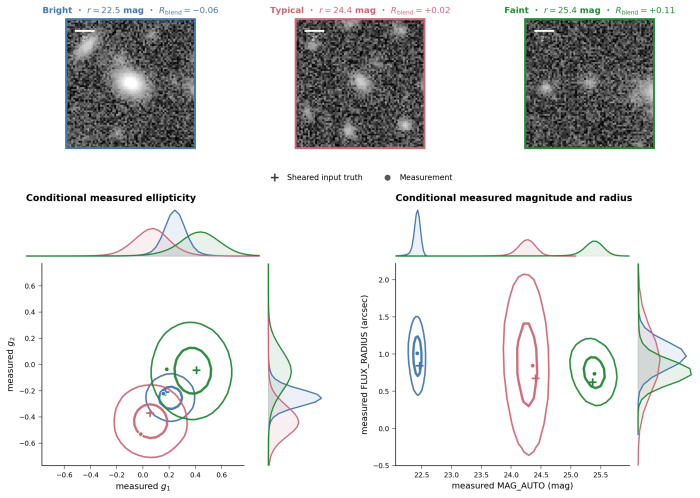
#> input picture assets/sbsi-measurement-flow.png, 1400 x 995 px (shown at 1/2 size)
$ python generate_banner_v2.py
#> lines starting #> are read from the running program, lines starting #| are printed output that depends on the picture
"""Build a transparent, reproducible banner for the GitHub profile.

The galaxy stamps come from the SBSI measurement-flow figure. Probability
contours and the projected large-scale-structure field are generated here.
"""

from pathlib import Path

import matplotlib as mpl
import matplotlib.pyplot as plt
import numpy as np
from matplotlib.colors import LinearSegmentedColormap
from matplotlib.patches import Ellipse, FancyArrowPatch
from PIL import Image
from scipy.ndimage import gaussian_filter


ROOT = Path(__file__).resolve().parents[1]
SOURCE = ROOT / "assets" / "sbsi-measurement-flow.png"
OUTPUT = ROOT / "assets" / "scientific-ml-banner.png"

BLUE = "#4477AA"
PINK = "#CC6677"
GREEN = "#228833"
AMBER = "#EEA83B"
TEAL = "#2A788E"


def crop_stamps(source: Path) -> list[np.ndarray]:
    """Crop the three simulated galaxy stamps from the SBSI overview figure."""
    image = Image.open(source).convert("RGBA")
    sx = image.width / 2504.0
    sy = image.height / 1779.0
    boxes = [
        (246, 66, 686, 506),
        (1060, 66, 1500, 506),
        (1882, 66, 2322, 506),
    ]
    stamps = []
    for left, top, right, bottom in boxes:
        box = tuple(
            int(round(value * scale))
            for value, scale in zip((left, top, right, bottom), (sx, sy, sx, sy))
        )
        stamps.append(np.asarray(image.crop(box)))
    return stamps


def gaussian_2d(x: np.ndarray, y: np.ndarray, mean, covariance) -> np.ndarray:
    pos = np.stack([x - mean[0], y - mean[1]], axis=-1)
    inverse = np.linalg.inv(np.asarray(covariance))
    exponent = np.einsum("...i,ij,...j->...", pos, inverse, pos)
    return np.exp(-0.5 * exponent)


def simulate_lss(seed: int = 19, grid_size: int = 520) -> np.ndarray:
    """Create a seeded 2D Zel'dovich-style particle-density projection."""
    rng = np.random.default_rng(seed)
    n_modes = 256
    white = rng.normal(size=(n_modes, n_modes))
    white_k = np.fft.fft2(white)

    frequency = np.fft.fftfreq(n_modes)
    kx, ky = np.meshgrid(frequency, frequency, indexing="xy")
    k2 = kx**2 + ky**2
    k = np.sqrt(k2)

    power = (k + 0.012) ** -1.8 * np.exp(-((k / 0.20) ** 4))
    power[0, 0] = 0.0
    delta_k = white_k * np.sqrt(power)
    potential_k = -delta_k / np.where(k2 == 0, 1.0, k2)
    displacement_x = np.fft.ifft2(1j * kx * potential_k).real
    displacement_y = np.fft.ifft2(1j * ky * potential_k).real

    displacement_x /= np.std(displacement_x)
    displacement_y /= np.std(displacement_y)
    q = (np.arange(n_modes) + 0.5) / n_modes
    qx, qy = np.meshgrid(q, q, indexing="xy")
    amplitude = 0.055
    x = (qx + amplitude * displacement_x) % 1.0
    y = (qy + amplitude * displacement_y) % 1.0

    density, _, _ = np.histogram2d(
        y.ravel(), x.ravel(), bins=grid_size, range=((0, 1), (0, 1))
    )
    density = gaussian_filter(density, sigma=2.2)
    density = np.log1p(8.0 * density)
    low, high = np.percentile(density, [35, 99.7])
    return np.clip((density - low) / (high - low), 0.0, 1.0)


def add_connector(fig, start, end, color, bend=0.0, width=1.4, alpha=0.65):
    connector = FancyArrowPatch(
        start,
        end,
        transform=fig.transFigure,
        connectionstyle=f"arc3,rad={bend}",
        arrowstyle="-",
        linewidth=width,
        color=color,
        alpha=alpha,
        zorder=2,
    )
    fig.add_artist(connector)


def main() -> None:
    mpl.rcParams.update({"figure.dpi": 120, "savefig.dpi": 180})
    fig = plt.figure(figsize=(18, 6), facecolor="none")

    stamps = crop_stamps(SOURCE)
#> in crop_stamps, image is the input picture: PIL image 1400x995 RGBA; mean R, G, B, A 223.7, 224.1, 223.8, 255
#> after the loop in crop_stamps, `for left, top, right, bottom in boxes:`: stamps = 3 items
#> stamps = 3 items
    stamp_colors = [BLUE, PINK, GREEN]
    stamp_positions = [
        (0.018, 0.35, 0.148, 0.44),
        (0.116, 0.21, 0.148, 0.44),
        (0.214, 0.35, 0.148, 0.44),
    ]
    for stamp, color, position in zip(stamps, stamp_colors, stamp_positions):
        ax = fig.add_axes(position, zorder=5)
        ax.imshow(stamp, interpolation="nearest")
        ax.set_xticks([])
        ax.set_yticks([])
        for spine in ax.spines.values():
            spine.set_color(color)
            spine.set_linewidth(2.2)
#> this loop made 3 passes
#> (color, position) on passes 1 to 3: ('#4477AA', (0.018, 0.35, 0.148, 0.44)), ('#CC6677', (0.116, 0.21, 0.148, 0.44)), ('#228833', (0.214, 0.35, 0.148, 0.44))

    contour_ax = fig.add_axes((0.405, 0.14, 0.205, 0.72), zorder=4)
    contour_ax.set_xlim(-1.05, 1.05)
    contour_ax.set_ylim(-0.92, 0.92)
    contour_ax.set_aspect("equal")
    contour_ax.axis("off")

    x = np.linspace(-1.05, 1.05, 500)
#> x = 500 values from -1.05 to 1.05
    y = np.linspace(-0.92, 0.92, 430)
#> y = 430 values from -0.92 to 0.92
    xx, yy = np.meshgrid(x, y)
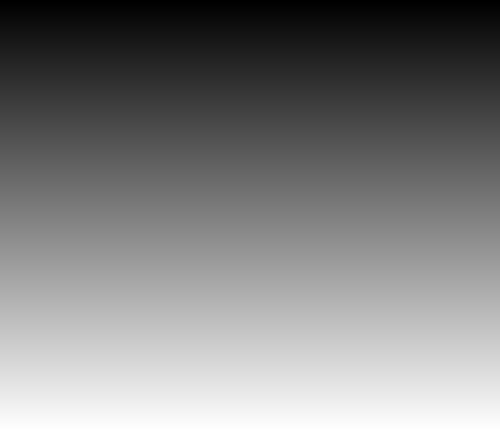
#> yy: shape (430, 500) float64; min -0.92, max 0.92, mean -2.12e-17; drawn with min black and max white
    contour_specs = [
        ((-0.23, 0.32), [[0.060, 0.014], [0.014, 0.030]], BLUE),
        ((0.04, -0.17), [[0.078, -0.026], [-0.026, 0.045]], PINK),
        ((0.30, 0.12), [[0.105, 0.016], [0.016, 0.070]], GREEN),
    ]
    for index, (mean, covariance, color) in enumerate(contour_specs):
        density = gaussian_2d(xx, yy, mean, covariance)
        contour_ax.contourf(
            xx,
            yy,
            density,
            levels=[0.14, 0.35, 0.62, 1.01],
            colors=[mpl.colors.to_rgba(color, 0.04),
                    mpl.colors.to_rgba(color, 0.08),
                    mpl.colors.to_rgba(color, 0.14)],
            antialiased=True,
        )
        contour_ax.contour(
            xx,
            yy,
            density,
            levels=[0.14, 0.35, 0.62],
            colors=[color],
            linewidths=[1.1, 1.8, 2.8],
            alpha=0.95,
        )
        contour_ax.scatter(
            mean[0] - 0.035,
            mean[1] + 0.025,
            s=42,
            color=color,
            edgecolor="white",
            linewidth=0.7,
            zorder=8,
        )
        contour_ax.scatter(
            mean[0] + 0.055,
            mean[1] - 0.035,
            s=95,
            marker="+",
            color=color,
            linewidth=2.2,
            zorder=8,
        )
#> this loop made 3 passes
#> inverse in gaussian_2d on passes 1 to 3: [[18.7, -8.73], [-8.73, 37.41]], [[15.88, 9.17], [9.17, 27.52]], [[9.87, -2.26], [-2.26, 14.8]]
#> pass 1, in main, `density = gaussian_2d(xx, yy, mean, covariance)`:
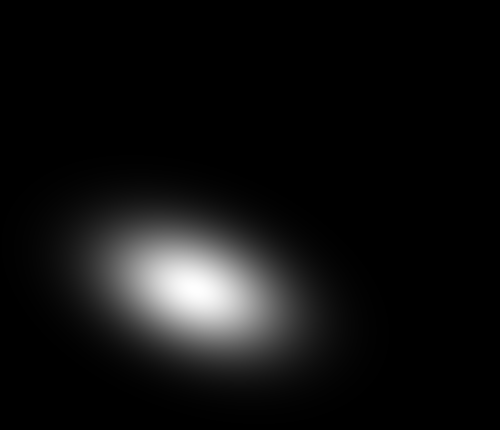
#> density: shape (430, 500) float64; min 6.92e-26, max 1, mean 0.0648

    lss_ax = fig.add_axes((0.715, 0.075, 0.265, 0.85), zorder=3)
    lss_ax.axis("off")
    density = simulate_lss()
#> in simulate_lss, `white = rng.normal(size=(n_modes, n_modes))`:
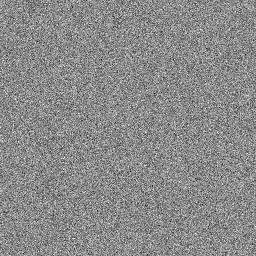
#> white: shape (256, 256) float64; min -4.74, max 3.97, mean -0.00133; drawn with min black and max white
#> in simulate_lss, `frequency = np.fft.fftfreq(n_modes)`: frequency = 256 values, max 0.496 at index 127, min -0.5 at index 128, mean -0.00195
#> in simulate_lss, `power[0, 0] = 0.0`: power: shape (256, 256) float64; min 0, max 1726.5, mean 6.6
#> in simulate_lss, `displacement_y = np.fft.ifft2(1j * ky * potential_k).real`:
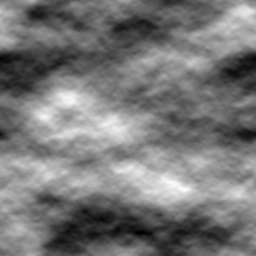
#> displacement_y: shape (256, 256) float64; min -217.6, max 246, mean 0; drawn with min black and max white
#> in simulate_lss, `q = (np.arange(n_modes) + 0.5) / n_modes`: q = 256 values from 0.00195 to 0.998
#> in simulate_lss, `y = (qy + amplitude * displacement_y) % 1.0`:
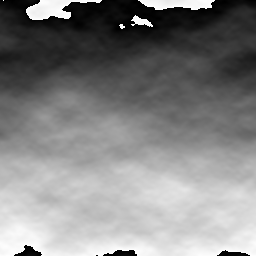
#> y: shape (256, 256) float64; min 2.17e-05, max 1, mean 0.516
#> in simulate_lss, `density = np.log1p(8.0 * density)`:
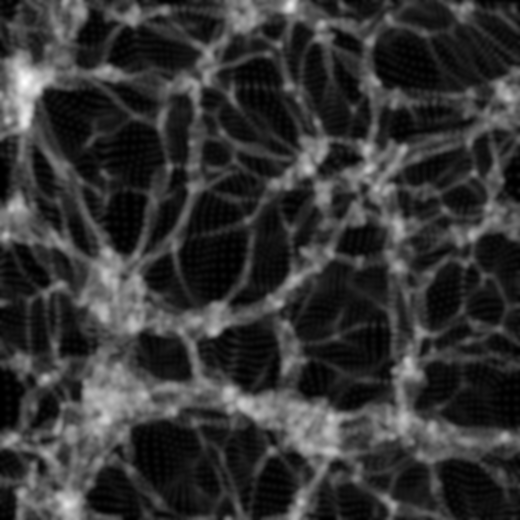
#> density: shape (520, 520) float64; min 5.89e-06, max 3.92, mean 0.817; drawn with min black and max white
#> in simulate_lss, `low, high = np.percentile(density, [35, 99.7])`: low = 0.388; high = 3.03
    palette = LinearSegmentedColormap.from_list(
        "lss",
        ["#2A788E", "#55A7A1", "#E4B85A", "#E07B39", "#8A2030"],
    )
    alpha = np.clip((density - 0.08) / 0.78, 0.0, 0.92)
    image = lss_ax.imshow(
        density,
        origin="lower",
        cmap=palette,
        interpolation="bilinear",
        alpha=alpha,
        extent=(0, 1, 0, 1),
    )
    clip = Ellipse((0.50, 0.50), 0.98, 0.88, transform=lss_ax.transData)
    image.set_clip_path(clip)
    lss_contours = lss_ax.contour(
        density,
        levels=[0.28, 0.48, 0.68, 0.84],
        colors=[TEAL, TEAL, AMBER, "#8A2030"],
        linewidths=[0.45, 0.75, 1.0, 1.25],
        alpha=0.58,
        origin="lower",
        extent=(0, 1, 0, 1),
    )
    for collection in lss_contours.collections:
        collection.set_clip_path(clip)
#> this loop made 4 passes
    lss_ax.set_xlim(0, 1)
    lss_ax.set_ylim(0, 1)

    starts = [(0.16, 0.61), (0.26, 0.43), (0.36, 0.61)]
    ends = [(0.44, 0.65), (0.48, 0.40), (0.55, 0.56)]
    for start, end, color, bend in zip(starts, ends, stamp_colors, [-0.08, 0.02, 0.08]):
        add_connector(fig, start, end, color, bend=bend)

    for y0, color, bend in [(0.65, BLUE, -0.09), (0.50, PINK, 0.0), (0.35, GREEN, 0.09)]:
        add_connector(fig, (0.595, y0), (0.735, 0.50), color, bend=bend, width=1.25)

    fig.savefig(OUTPUT, transparent=True, bbox_inches="tight", pad_inches=0.03)
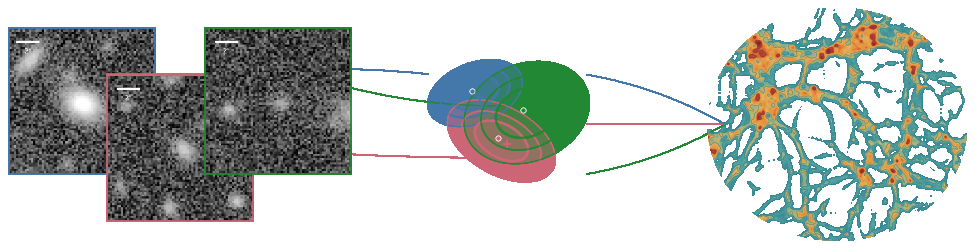
#> figure drawn by matplotlib, 5 panels
    plt.close(fig)
    print(OUTPUT)


if __name__ == "__main__":
    main()
